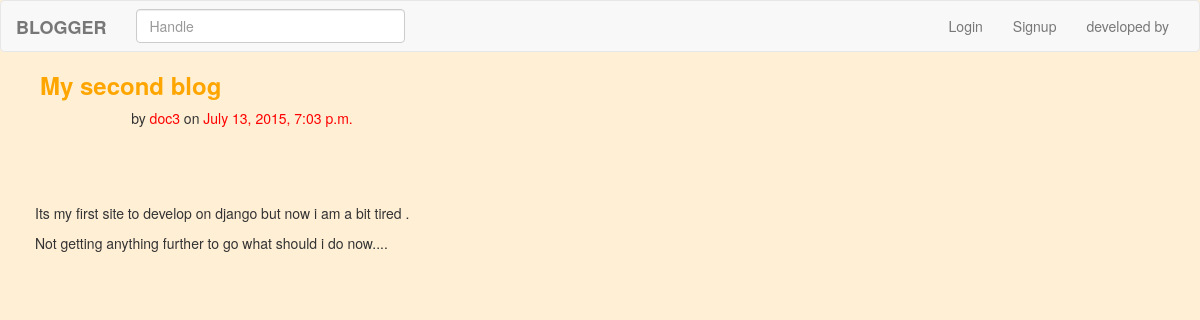
Page /blogs/read_blog/my-second-blog on the committed database.
### blogs/models.py (models this page shows)
class Post(models.Model):
	title = models.CharField(max_length=64,unique=True)
	date = models.DateTimeField()
	author = models.ForeignKey(Author)
	body = models.TextField()
 	slug=models.SlugField()
 	def save(self,* args, **kwargs) :
		self.slug=slugify(self.title)
		super(Post,self).save(*args, **kwargs)
	def __str__(self):
		return "%s" % (self.title)

class Author(models.Model):
	user = models.OneToOneField(User)
	handle=models.CharField(max_length=30,primary_key=True)
	image=models.ImageField(null=True)
	def __str__(self):
		return "%s" %(self.user.username)

### blogs/views.py (the view)
# urls.py: url(r'^read_blog/(?P<blg>[\w\-]+)$',views.read_blog,name='read_blog'),
def read_blog(request,blg) :
	if blg:
		blog=Post.objects.get(slug=blg)
		return render(request,'read_blog.html',{'blog':blog})
	else :
		return index(request)

### templates/read_blog.html (shortened to what this page needs)
{% extends 'base.html' %}
{% load staticfiles %}
{% block block1 %}
	<h3 style="margin-left:40px ; color:orange"><b> {{ blog.title }} </b> </h3>
			<p style="display:inline ; margin-left:100px ; "> &nbsp; &nbsp; &nbsp; &nbsp;
			by	<p style="color:red ; display:inline">{{ blog.author.handle }} </p>
			 		on  <p style="color:red ; display:inline">{{ blog.date }}</p>
			</p>
<div id="blog_body" style="margin-left:20px;margin-top:50px;border:0px solid #D3D3D3;margin-right:20px;padding:15px;">
<p>
{{ blog.body|safe }}
</p>
</div>
{% endblock %}

### rows in the picture
Post: title "My second blog", author.handle "doc3", date "July 13, 2015, 7:03 p.m.", body "Its my first site to develop on django but now i am a bit tired . Not getting anything further to go what should i do now...."
